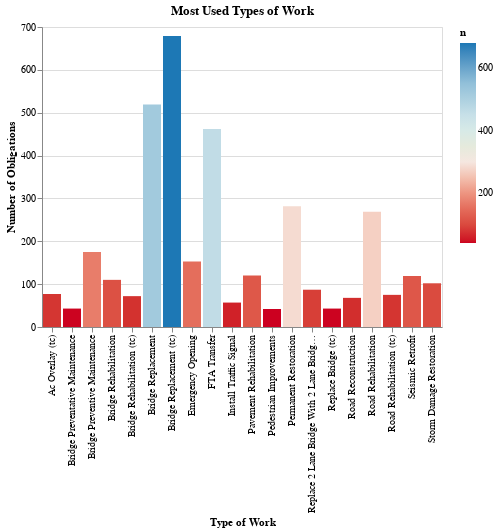

This figure's notebook cell:
### Code cell
chart = (alt.Chart(type_of_work)
         .mark_bar()
         .encode(
             x=alt.X("type_of_work", title="Type of Work"),
             y=alt.Y("n", title="Number of Obligations"),
             #column = "payment:N",
             color = alt.Color("n", 
                              scale=alt.Scale(
                                  range=altair_utils.FIVETHIRTYEIGHT_DIVERGING_COLORS
                              )
                              )
         )
        .properties( 
                       title="Most Used Types of Work")

)


chart

### Figure 1 — Vega-Lite specification as saved in the notebook (floating-point values rounded to 4 significant figures)
{"usermeta": {"embedOptions": {"theme": "fivethirtyeight"}}, "config": {"view": {"continuousWidth": 400, "continuousHeight": 300}}, "data": {"name": "data-957dcccc72e5ca6c9e69fe4b5e822fa8"}, "mark": "bar", "encoding": {"color": {"field": "n", "scale": {"range": ["#cc0020", "#e77866", "#f6e7e1", "#d6e8ed", "#91bfd9", "#1d78b5"]}, "type": "quantitative"}, "x": {"field": "type_of_work", "title": "Type of Work", "type": "nominal"}, "y": {"field": "n", "title": "Number of Obligations", "type": "quantitative"}}, "title": "Most Used Types of Work", "$schema": "https://vega.github.io/schema/vega-lite/v4.17.0.json", "datasets": {"data-957dcccc72e5ca6c9e69fe4b5e822fa8": [{"type_of_work": "Bridge Replacement (tc)", "n": 679}, {"type_of_work": "Bridge Replacement", "n": 519}, {"type_of_work": "FTA Transfer", "n": 462}, {"type_of_work": "Permanent Restoration", "n": 282}, {"type_of_work": "Road Rehabilitation", "n": 269}, {"type_of_work": "Bridge Preventive Maintenance", "n": 175}, {"type_of_work": "Emergency Opening", "n": 153}, {"type_of_work": "Pavement Rehabilitation", "n": 120}, {"type_of_work": "Seismic Retrofit", "n": 119}, {"type_of_work": "Bridge Rehabilitation", "n": 110}, {"type_of_work": "Storm Damage Restoration", "n": 102}, {"type_of_work": "Replace 2 Lane Bridge With 2 Lane Bridge (tc)", "n": 87}, {"type_of_work": "Ac Overlay (tc)", "n": 77}, {"type_of_work": "Road Rehabilitation (tc)", "n": 75}, {"type_of_work": "Bridge Rehabilitation (tc)", "n": 72}, {"type_of_work": "Road Reconstruction", "n": 68}, {"type_of_work": "Install Traffic Signal", "n": 57}, {"type_of_work": "Bridge Preventative Maintenance", "n": 43}, {"type_of_work": "Replace Bridge (tc)", "n": 43}, {"type_of_work": "Pedestrian Improvements", "n": 42}]}}
